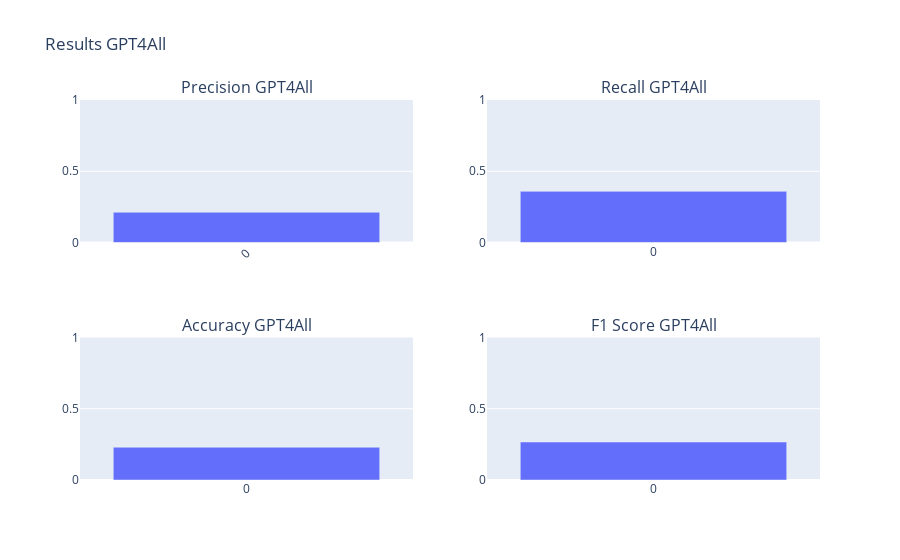

Notebook cell for this chart:
### Markdown cell above
### Random smaple V2

### Code cell
folder = "data/results/gpt4all/new_random_sampel"
files = get_json_files(folder)

results_cg = calculate_results(files, folder, model_name="GPT4All")
create_chart(results_cg)

### Figure 1 — Plotly figure (JSON) as saved in the notebook; plotly's stock layout.template omitted (floating-point values rounded to 4 significant figures)
{"data": [{"alignmentgroup": "True", "hovertemplate": "Index=%{x}<br>Accuracy=%{y}<extra></extra>", "legendgroup": "", "marker": {"color": "#636efa", "pattern": {"shape": ""}}, "name": "", "offsetgroup": "", "orientation": "v", "showlegend": false, "textposition": "auto", "type": "bar", "x": ["0"], "xaxis": "x3", "y": [0.23], "yaxis": "y3"}, {"alignmentgroup": "True", "hovertemplate": "Index=%{x}<br>Precision=%{y}<extra></extra>", "legendgroup": "", "marker": {"color": "#636efa", "pattern": {"shape": ""}}, "name": "", "offsetgroup": "", "orientation": "v", "showlegend": false, "textposition": "auto", "type": "bar", "x": ["0"], "xaxis": "x", "y": [0.2121], "yaxis": "y"}, {"alignmentgroup": "True", "hovertemplate": "Index=%{x}<br>Recall=%{y}<extra></extra>", "legendgroup": "", "marker": {"color": "#636efa", "pattern": {"shape": ""}}, "name": "", "offsetgroup": "", "orientation": "v", "showlegend": false, "textposition": "auto", "type": "bar", "x": ["0"], "xaxis": "x2", "y": [0.359], "yaxis": "y2"}, {"alignmentgroup": "True", "hovertemplate": "Index=%{x}<br>F1 Score=%{y}<extra></extra>", "legendgroup": "", "marker": {"color": "#636efa", "pattern": {"shape": ""}}, "name": "", "offsetgroup": "", "orientation": "v", "showlegend": false, "textposition": "auto", "type": "bar", "x": ["0"], "xaxis": "x4", "y": [0.2667], "yaxis": "y4"}], "layout": {"annotations": [{"font": {"size": 16}, "showarrow": false, "text": "Precision GPT4All", "x": 0.225, "xanchor": "center", "xref": "paper", "y": 1, "yanchor": "bottom", "yref": "paper"}, {"font": {"size": 16}, "showarrow": false, "text": "Recall GPT4All", "x": 0.775, "xanchor": "center", "xref": "paper", "y": 1, "yanchor": "bottom", "yref": "paper"}, {"font": {"size": 16}, "showarrow": false, "text": "Accuracy GPT4All", "x": 0.225, "xanchor": "center", "xref": "paper", "y": 0.375, "yanchor": "bottom", "yref": "paper"}, {"font": {"size": 16}, "showarrow": false, "text": "F1 Score GPT4All", "x": 0.775, "xanchor": "center", "xref": "paper", "y": 0.375, "yanchor": "bottom", "yref": "paper"}], "title": {"text": "Results GPT4All"}, "xaxis": {"anchor": "y", "domain": [0, 0.45], "tickangle": -45}, "xaxis2": {"anchor": "y2", "domain": [0.55, 1]}, "xaxis3": {"anchor": "y3", "domain": [0, 0.45]}, "xaxis4": {"anchor": "y4", "domain": [0.55, 1]}, "yaxis": {"anchor": "x", "domain": [0.625, 1], "range": [0, 1]}, "yaxis2": {"anchor": "x2", "domain": [0.625, 1], "range": [0, 1]}, "yaxis3": {"anchor": "x3", "domain": [0, 0.375], "range": [0, 1]}, "yaxis4": {"anchor": "x4", "domain": [0, 0.375], "range": [0, 1]}}}
